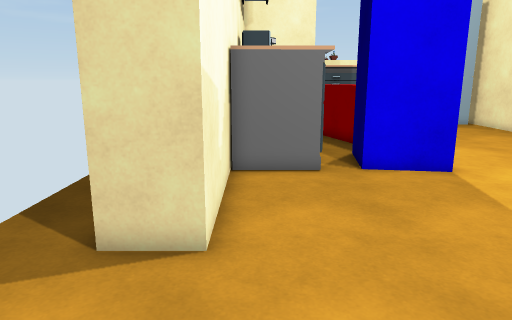
View 1 (above)

15 first-person views from a walk through a scene from a Unity 3-D project. The camera is 1.5 m above the floor, tilts 12° down and sees 70° across. The floor is counted in squares, 0.5 m on a side. Each view is taken from the middle of a square. On the plan, view 1 faces up. The plan holds only what a view shows up to about 20 squares ahead; the rest is blank. The place goes on beyond the plan. The player is left out. Door leaves are left out, so doorways stand open. Some surface patterns are stand-ins.

View 2
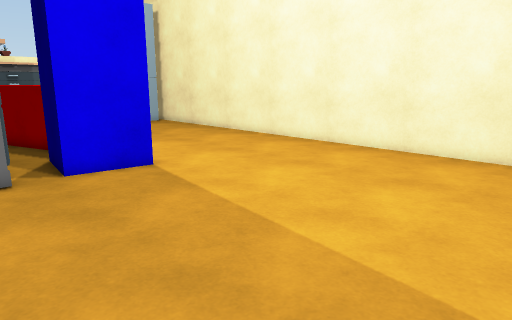

View 3
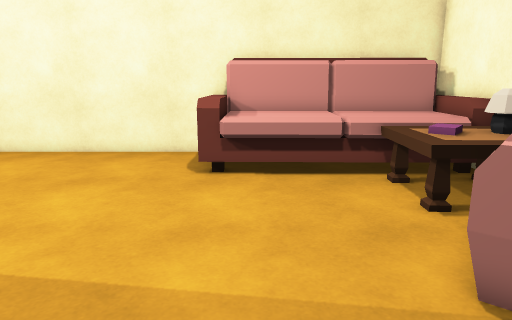

View 4
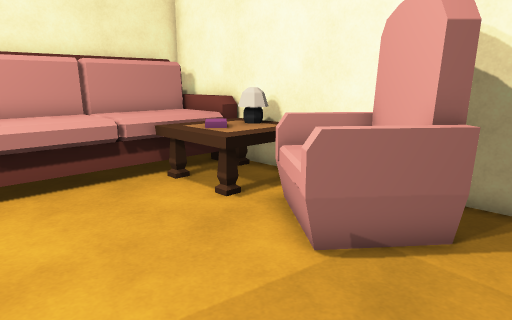

View 5
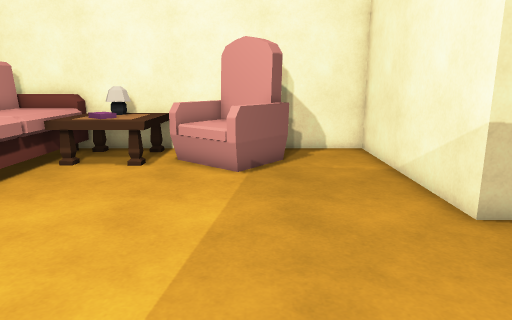

View 6
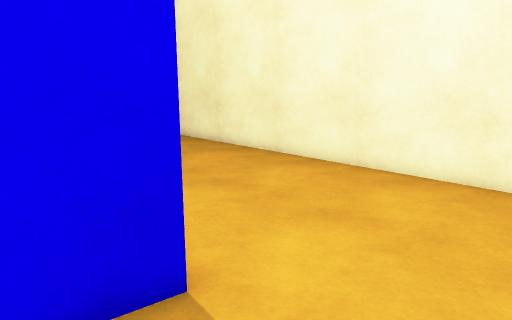

View 7
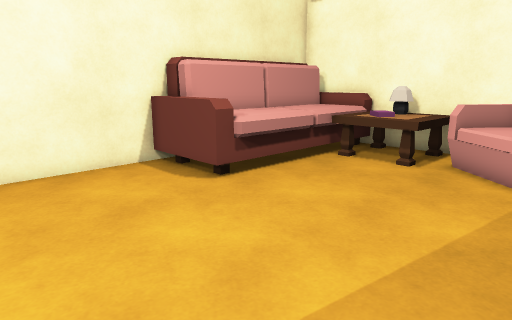

View 8
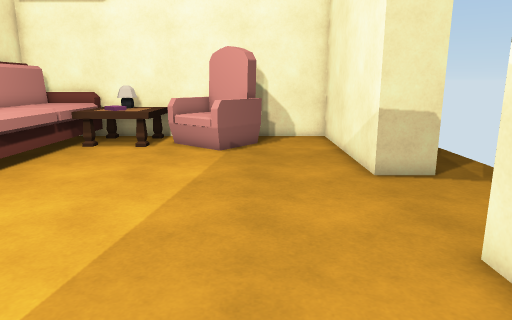

View 9
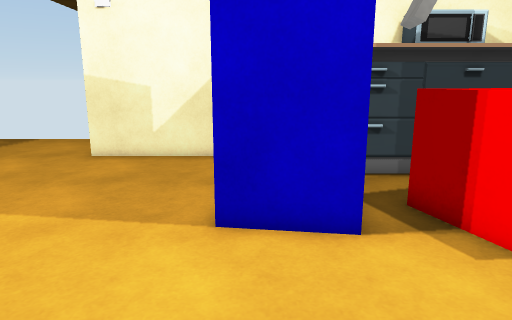

View 10
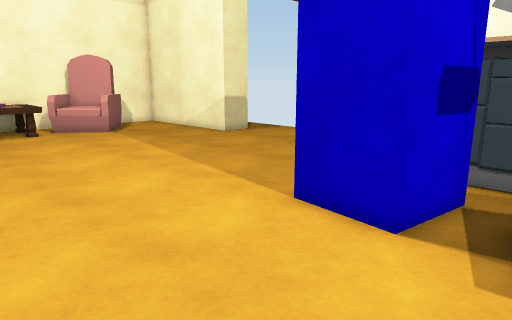

View 11
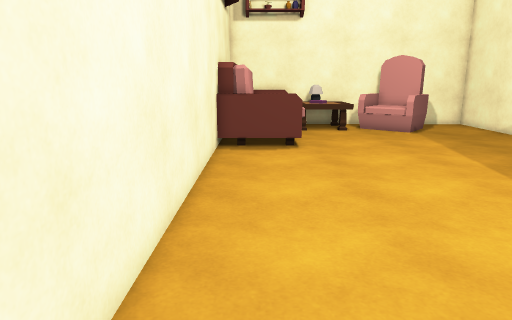

View 12
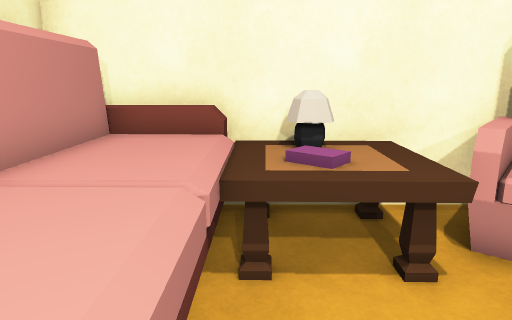

View 13
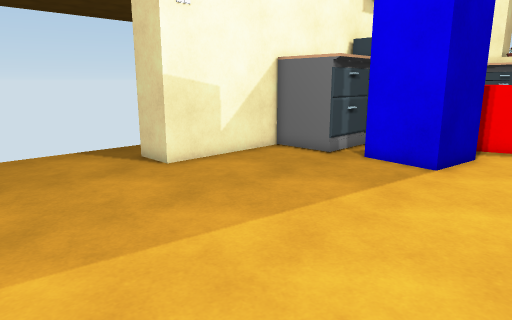

View 14
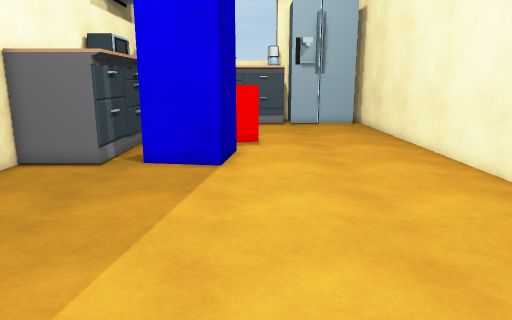

View 15
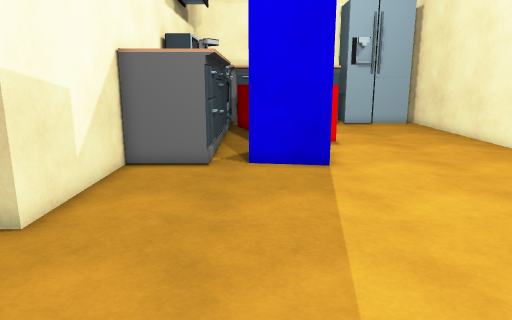

### Floor plan
Key: @ floor where view 1 was taken; # wall or solid block; . floor; D open door; ^ raised ledge; C cabinet; S sofa; A armchair; T table; B books; O other object.
Columns run from 5 left of view 1 to 16 right of it. Each row starts with its distance up from view 1.
 19        C #^     .....#
 18        C..^^^^.......#
 17        C..^^.........#
 16        C.............#
 15        C.OOOO........#
 14        C.   O........#
 13     #  C.OO O........#
 12     #CCC..OOO........#
 11     #................#
 10     #................#
  9 ..  #................#
  8 ..  #................#
  7 .. ##................#
  6 ..#DD................#
  5 ..DDDD...............#
  4 .DDDDDD..............#
  3 DDDDDDD..............#
  2 DDDDDD...............#
  1 .DDDD............SSSS#
  0 ..#D#@...........SSSS#
 -1 ..  #............SSSS
 -2 ..  #............SSSS
 -3     #............SSSS
 -4     #....AA......SSSS
 -5     #....AAA.TTTTSSSS
 -6     #...AAAAATTBTSSSS
 -7     #...AAAAATTBTSSSS
 -8     #.....AA.TTTTSSSS
 -9     ##################

Positions as (right, up) in squares from view 1, and headings:
1: (0, 0), facing up
2: (0, 0), facing up-right
3: (0, -1), facing right
4: (1, 1), facing down-right
5: (4, 8), facing down
6: (4, 8), facing up-right
7: (3, 8), facing down-right
8: (3, 12), facing down
9: (14, 13), facing left
10: (14, 18), facing down-left
11: (14, 18), facing down
12: (11, 0), facing down
13: (11, -1), facing up-left
14: (8, -1), facing up
15: (4, -1), facing up
